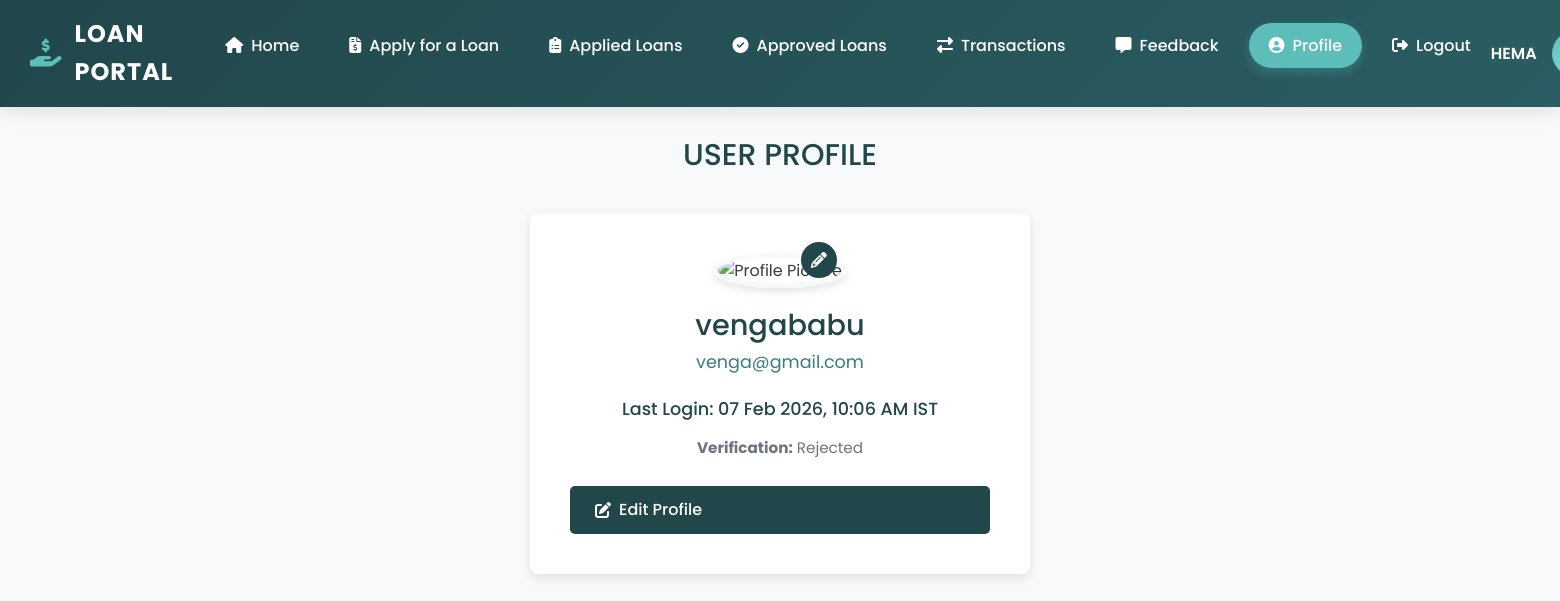
/profile/ (signed in), run on the app's committed database.
### app/models.py (models this page shows)
class User(models.Model):
    id = models.IntegerField(auto_created=True, primary_key=True)
    username = models.CharField(max_length=1000, default='')
    password = models.CharField(max_length=1000, default='')
    email = models.CharField(max_length=1000, default='')
    is_approved = models.CharField(max_length=1000)
    is_blocked = models.CharField(max_length=1000)
    status = models.CharField(max_length=20, default='approve')
    profile_pic = models.CharField(max_length=1000, blank=True, default='')
    full_name = models.CharField(max_length=255, blank=True, default='')
    gender = models.CharField(max_length=20, blank=True, default='')
    date_of_birth = models.DateField(null=True, blank=True)
    pan_number = models.CharField(max_length=20, unique=True, null=True, blank=True)
    mobile_number = models.CharField(max_length=15, blank=True, default='')
    address = models.TextField(blank=True, default='')
    verification_status = models.CharField(max_length=30, default='Pending', blank=True)
    pan_card_document = models.CharField(max_length=500, blank=True, default='')
    rejection_reason = models.TextField(blank=True, default='')

### app/views.py (the view, shortened to what this page needs)
# urls.py: path('profile/', views.profile, name='profile'),
def profile(request):
    user_id = request.session.get('user_id')
    if not user_id:
        return redirect('login')
    user_obj = User.objects.filter(id=int(user_id)).first()
    if not user_obj:
        try:
            request.session.flush()
        except Exception:
            request.session.clear()
        return redirect('login')
    msg = request.session.pop('profile_msg', None)
    error = None
    username = request.session.get('username', getattr(user_obj, 'username', 'User'))
    last_login_display = "First login"
    try:
        from django.utils import timezone
        auth_user = getattr(request, 'user', None)
        if auth_user and getattr(auth_user, 'is_authenticated', False) and getattr(auth_user, 'last_login', None):
            try:
                from zoneinfo import ZoneInfo
                ist = ZoneInfo('Asia/Kolkata')
                ist_dt = timezone.localtime(auth_user.last_login, ist)
                last_login_display = ist_dt.strftime("%d %b %Y, %I:%M %p IST")
            except Exception:
                last_login_display = auth_user.last_login.strftime("%Y-%m-%d %H:%M")
    except Exception:
        pass
    context = {
        'id': user_id,
        'username': username,
        'user_obj': user_obj,
        'msg': msg,
        'error': error,
        'last_login_display': last_login_display,
    }
    return render(request, "user/profile.html", context=context)

### app/templates/user/profile.html (shortened to what this page needs)
{% extends "user/base_user.html" %}
{% block content %}
    <div class="profile-content">
        <div class="profile-header"><h1>USER PROFILE</h1></div>
        <div class="profile-card">
            <div class="profile-img-container">
                <img id="profile_pic" class="profile-img" src="{% if user_obj.profile_pic %}{{ user_obj.profile_pic }}{% else %}https://cdn.pixabay.com/photo/2015/10/05/22/37/blank-profile-picture-973460_1280.png{% endif %}" alt="Profile Picture">
                <div class="edit-icon" onclick="openEditModal()"><i class="fas fa-pencil-alt"></i></div>
            </div>
            <h2 id="username">{{ user_obj.username|default:"User" }}</h2>
            <p id="email">{{ user_obj.email|default:"—" }}</p>
            <p style="margin-top:-6px; color:#21474b; font-weight:500;">Last Login: {{ last_login_display }}</p>
            <p style="margin-top:-12px; color:#6c757d; font-size:0.95rem;">
                <strong>Verification:</strong> {{ user_obj.verification_status|default:"Pending" }}
            </p>
            <div class="btn-group">
                <button class="btn btn-edit" onclick="openEditModal()"><i class="fas fa-edit"></i> Edit Profile</button>
            </div>
        </div>
    </div>
{% endblock %}

### app/templates/user/base_user.html (shortened to what this page needs)
{% load static %}
<!DOCTYPE html>
<html lang="en">
<head>
    <link rel="stylesheet" href="https://cdnjs.cloudflare.com/ajax/libs/font-awesome/6.5.0/css/all.min.css">
    <link href="https://cdn.jsdelivr.net/npm/bootstrap@5.3.2/dist/css/bootstrap.min.css" rel="stylesheet">
    <link rel="stylesheet" href="{% static 'css/global.css' %}">
</head>
<body>
    <div class="nav-container">
        <div class="logo">
            <i class="fas fa-hand-holding-usd"></i>
            <span>LOAN PORTAL</span>
        </div>
        <nav>
            <ul>
                <li><a href="{% url 'home' %}" {% if request.resolver_match.url_name == 'home' %}class="active"{% endif %}><i class="fas fa-home"></i> Home</a></li>
                <li><a href="{% url 'loanrequest' %}" {% if request.resolver_match.url_name == 'loanrequest' %}class="active"{% endif %}><i class="fas fa-file-invoice-dollar"></i> Apply for a Loan</a></li>
                <li><a href="{% url 'applied_loans' %}" {% if request.resolver_match.url_name == 'applied_loans' %}class="active"{% endif %}><i class="fas fa-clipboard-list"></i> Applied Loans</a></li>
                <li><a href="{% url 'approved_loans' %}" {% if request.resolver_match.url_name == 'approved_loans' %}class="active"{% endif %}><i class="fas fa-check-circle"></i> Approved Loans</a></li>
                <li><a href="{% url 'user_transactions' %}" {% if request.resolver_match.url_name == 'user_transactions' %}class="active"{% endif %}><i class="fas fa-exchange-alt"></i> Transactions</a></li>
                <li><a href="{% url 'submit_feedback' %}" {% if request.resolver_match.url_name == 'submit_feedback' %}class="active"{% endif %}><i class="fas fa-comment-alt"></i> Feedback</a></li>
                <li><a href="{% url 'profile' %}" {% if request.resolver_match.url_name == 'profile' %}class="active"{% endif %}><i class="fas fa-user-circle"></i> Profile</a></li>
                <li><a href="{% url 'logout' %}"><i class="fas fa-sign-out-alt"></i> Logout</a></li>
            </ul>
        </nav>
        <div class="user-profile">
            <span style="font-weight:600; color:white;">{{ username|default:"User" }}</span>
            <div class="user-avatar">{{ username|default:"U"|slice:":1"|upper }}</div>
        </div>
    </div>
    <div class="container-user">
        {% block content %}{% endblock %}
    </div>
</body>
</html>

### app/static/css/global.css (style rules this page uses)
:root { --primary-color: #21474b; --secondary-color: #5cbdb9; --neutral-100: #f8f9fa; --neutral-200: #eef2f4; --neutral-300: #e3e7ea; --neutral-700: #343a40; --neutral-500: #6c757d; --success-600: #1f8759; --success-500: #28a745; --success-400: #34d399; --warning-500: #ff9800; --warning-400: #ffc107; --danger-500: #dc3545; --danger-600: #b91c1c; --shadow-sm: 0 2px 10px rgba(0,0,0,0.08); --shadow-md: 0 8px 24px rgba(0,0,0,0.12); --radius-sm: 8px; --radius-md: 12px; --radius-lg: 16px; --focus-ring: 0 0 0 4px rgba(92,189,185,0.35); }
* { box-sizing: border-box; }
html { scroll-behavior: smooth; }
body { font-family: 'Poppins', system-ui, -apple-system, Segoe UI, Roboto, sans-serif; color: var(--neutral-700); background-color: var(--neutral-100); line-height: 1.6; }
.nav-container { background: linear-gradient(135deg, var(--primary-color) 0%, #2a5d63 100%); color: #fff; position: sticky; top: 0; z-index: 1000; box-shadow: var(--shadow-md); }
.nav-container a { outline: none; }
.nav-container a.active { background-color: var(--secondary-color); box-shadow: 0 4px 12px rgba(92, 189, 185, 0.3); }
.container-user, .admin-content { max-width: 1200px; margin: 24px auto; padding: 0 24px; }

### data on the page
User: username "vengababu", email "venga@gmail.com", verification_status "Rejected"

### other printed values
{{ username|default:"User" }} "HEMA"
{{ last_login_display }} "07 Feb 2026, 10:06 AM IST"
